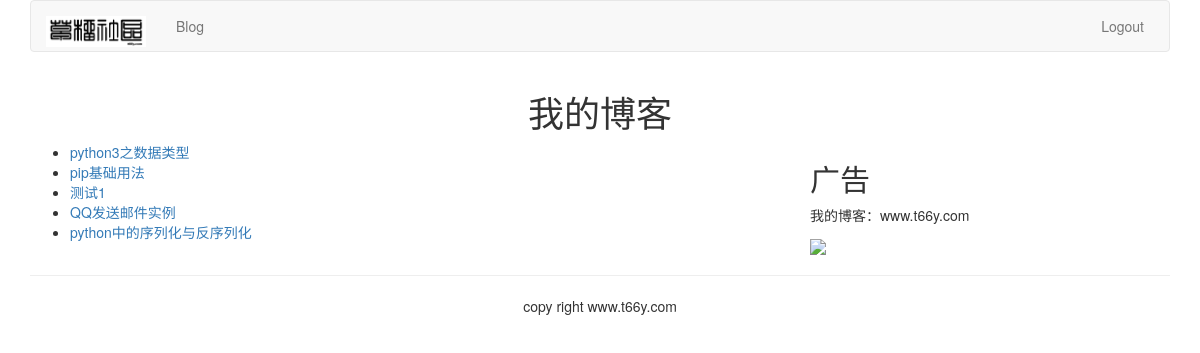
Screenshot of /blog/ with the database file from the repository.
### blog/models.py (models this page shows, shortened)
class BlogArticles(models.Model):
    title = models.CharField(max_length=300)
    author = models.ForeignKey(User,related_name='blog_posts')
    body = models.TextField()
    publish = models.DateTimeField(default=timezone.now)
    class Meta:
        ordering = ('-publish',)

### blog/views.py (the view)
def blog_title(request):
    blogs = BlogArticles.objects.all()
    return render(request,"blog/titles.html",{"blogs":blogs})

### templates/blog/titles.html (shortened to what this page needs)
{% extends "base.html" %}
{% block content %}
<div class="row text-center vertical-middle-sm">
    <h1>我的博客</h1>
</div>
<div class="row">
    <div class="col-xs-12 col-md-8">
        <ul>
            {% for blog in blogs %}
            <li><a href="{{blog.id}}">{{blog.title}}</a></li>
            {% endfor %}
        </ul>
    </div>
    <div class="col-cs-6 col-md-4">
        <h2>广告</h2>
        <p>我的博客：www.t66y.com</p>
        <img width="600px" src="https://timgsa.baidu.com/timg?image&quality=80&size=b9999_10000&sec=1525605640844&di=c3c2649f4d07bb454b249ee022a715d3&imgtype=0&src=http%3A%2F%2Fpic.58pic.com%2F58pic%2F12%2F57%2F16%2F82X58PIC4Ut.jpg">
    </div>
</div>
{% endblock%}

### rows the page displays
BlogArticles: title "python3之数据类型"
BlogArticles: title "pip基础用法"
BlogArticles: title "测试1"
BlogArticles: title "QQ发送邮件实例"
BlogArticles: title "python中的序列化与反序列化"
